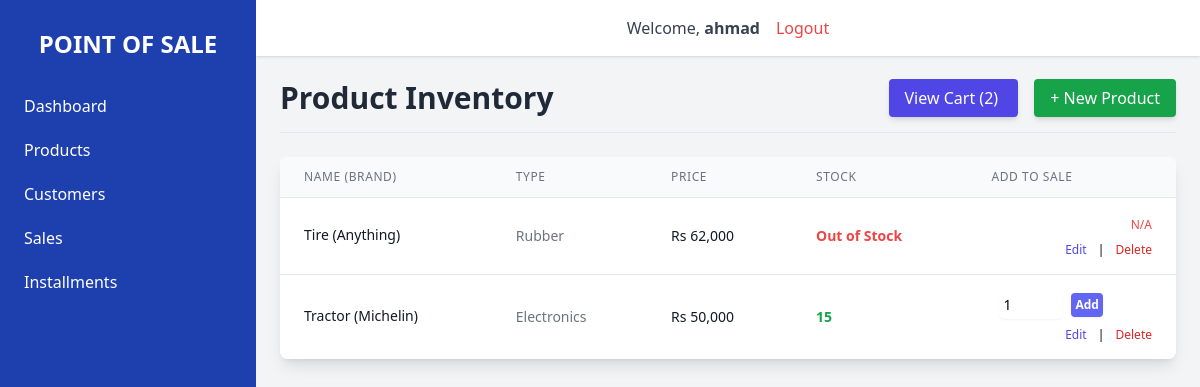
Screenshot of /products/ (signed in) with the database file from the repository.
### products/models.py (models this page shows, shortened)
class Cart(models.Model):
    user = models.ForeignKey(User, on_delete=models.CASCADE, related_name='carts')
    customer = models.ForeignKey(Customer, on_delete=models.SET_NULL, null=True, blank=True)
    created_at = models.DateTimeField(auto_now_add=True)
    updated_at = models.DateTimeField(auto_now=True)
    def get_total_items(self):
        return self.items.count()

class Product(models.Model):
    name = models.CharField(max_length=255)
    brand = models.CharField(max_length=100)
    size = models.CharField(max_length=50, blank=True, null=True, help_text="e.g., L, XL, 32/32")
    type = models.CharField(max_length=100, help_text="e.g., Shirt, Electronics, Grocery")
    description = models.TextField(blank=True)
    price = models.DecimalField(max_digits=10, decimal_places=2)
    stock_quantity = models.IntegerField(default=0)
    created_at = models.DateTimeField(auto_now_add=True)
    class Meta:
        ordering = ['name']

### products/views.py (the view)
# urls.py: path('', views.ProductListView.as_view(), name='product_list'),
class ProductListView(LoginRequiredMixin, ListView):
    model = Product
    template_name = 'products/product_list.html'
    context_object_name = 'products'
    paginate_by = 15

### products/templates/products/product_list.html (shortened to what this page needs)
{% extends 'base.html' %}
{% load humanize %}
{% block content %}
<div class="space-y-6">
    <div class="flex justify-between items-center border-b pb-4 mb-4">
        <h1 class="text-3xl font-bold text-gray-800">Product Inventory</h1>
        <div class="space-x-4">
            <a href="{% url 'products:cart_detail' %}" class="bg-indigo-600 hover:bg-indigo-700 text-white font-medium py-2 px-4 rounded transition duration-150 shadow-md">
                View Cart ({{ request.user.carts.first.get_total_items|default:0 }})
            </a>
            <a href="{% url 'products:product_create' %}" class="bg-green-600 hover:bg-green-700 text-white font-medium py-2 px-4 rounded transition duration-150 shadow-md">
                + New Product
            </a>
        </div>
    </div>
    <div class="bg-white shadow-lg rounded-lg overflow-x-auto">
        <table class="min-w-full divide-y divide-gray-200">
            <thead class="bg-gray-50">
                <tr>
                    <th class="px-6 py-3 text-left text-xs font-medium text-gray-500 uppercase tracking-wider">Name (Brand)</th>
                    <th class="px-6 py-3 text-left text-xs font-medium text-gray-500 uppercase tracking-wider hidden sm:table-cell">Type</th>
                    <th class="px-6 py-3 text-left text-xs font-medium text-gray-500 uppercase tracking-wider">Price</th>
                    <th class="px-6 py-3 text-left text-xs font-medium text-gray-500 uppercase tracking-wider">Stock</th>
                    <th class="relative px-6 py-3 text-left text-xs font-medium text-gray-500 uppercase tracking-wider">Add to Sale</th>
                </tr>
            </thead>
            <tbody class="bg-white divide-y divide-gray-200">
                {% for product in products %}
                <tr>
                    <td class="px-6 py-4 whitespace-nowrap text-sm font-medium text-gray-900">
                        {{ product.name }} ({{ product.brand }})
                    </td>
                    <td class="px-6 py-4 whitespace-nowrap text-sm text-gray-500 hidden sm:table-cell">{{ product.type }}</td>
                    <td class="px-6 py-4 whitespace-nowrap text-sm text-gray-900">Rs {{ product.price|floatformat:0|intcomma }}</td>
                    <td class="px-6 py-4 whitespace-nowrap text-sm font-semibold">
                        {% if product.stock_quantity < 10 and product.stock_quantity > 0 %}
                            <span class="text-orange-500">{{ product.stock_quantity }} (Low)</span>
                        {% elif product.stock_quantity == 0 %}
                            <span class="text-red-500">Out of Stock</span>
                        {% else %}
                            <span class="text-green-600">{{ product.stock_quantity }}</span>
                        {% endif %}
                    </td>
                    <td class="px-6 py-4 whitespace-nowrap text-right text-sm font-medium">
                        {% if product.stock_quantity > 0 %}
                        <form method="post" action="{% url 'products:add_to_cart' product.pk %}" class="flex items-center space-x-2">
                            <input type="number" name="quantity" value="1" min="1" max="{{ product.stock_quantity }}"
                                class="w-16 border-gray-300 rounded-md shadow-sm text-sm p-1 focus:ring-indigo-500 focus:border-indigo-500"
                                required>
                            <button type="submit" class="bg-indigo-500 hover:bg-indigo-600 text-white p-1 rounded shadow-sm text-xs font-semibold">
                                Add
                            </button>
                        </form>
                        {% else %}
                        <span class="text-red-500 text-xs">N/A</span>
                        {% endif %}
                        <div class="mt-2 text-xs">
                            <a href="{% url 'products:product_update' product.pk %}" class="text-indigo-600 hover:text-indigo-900 mr-2">Edit</a>
                            |
                            <a href="{% url 'products:product_delete' product.pk %}" class="text-red-600 hover:text-red-900 ml-2">Delete</a>
                        </div>
                    </td>
                </tr>
                {% empty %}
                <tr>
                    <td colspan="5" class="px-6 py-4 text-center text-gray-500">No products found.</td>
                </tr>
                {% endfor %}
            </tbody>
        </table>
    </div>
</div>
{% endblock content %}

### templates/base.html (shortened to what this page needs)
{% load static %}
<!DOCTYPE html>
<html lang="en">
<head>
    <script src="https://cdn.tailwindcss.com"></script>
</head>
<body class="bg-primary-light min-h-screen flex">
    <aside id="sidebar" class="bg-primary-blue text-white w-64 space-y-6 py-7 px-2 absolute inset-y-0 left-0 transform -translate-x-full md:relative md:translate-x-0 transition duration-200 ease-in-out">
        <a href="{% url 'dashboard:dashboard_view' %}" class="text-white text-2xl font-semibold uppercase flex items-center justify-center">
            Point of Sale
        </a>
        <nav>
            <a href="{% url 'dashboard:dashboard_view' %}" class="block py-2.5 px-4 rounded transition duration-200 hover:bg-white hover:text-primary-blue">
                Dashboard
            </a>
            <a href="{% url 'products:product_list' %}" class="block py-2.5 px-4 rounded transition duration-200 hover:bg-white hover:text-primary-blue">
                Products
            </a>
            <a href="{% url 'customers:customer_list' %}" class="block py-2.5 px-4 rounded transition duration-200 hover:bg-white hover:text-primary-blue">
                Customers
            </a>
            <a href="{% url 'sales:sale_list' %}" class="block py-2.5 px-4 rounded transition duration-200 hover:bg-white hover:text-primary-blue">
                Sales
            </a>
            <a href="{% url 'sales:installment_list' %}" class="block py-2.5 px-4 rounded transition duration-200 hover:bg-white hover:text-primary-blue">
                Installments
            </a>
        </nav>
    </aside>
    <div class="flex-1 flex flex-col overflow-hidden">
        <header class="flex justify-around items-center bg-white shadow p-4">
            <div class="flex justify-between items-center space-x-4">
                {% if user.is_authenticated %}
                <span class="text-gray-700">Welcome, <strong>{{ user.username }}</strong></span>
                <a href="{% url 'accounts:logout' %}" class="text-red-500 hover:text-red-700 font-medium">
                    Logout
                </a>
                {% endif %}
            </div>
        </header>
        <main class="flex-1 overflow-x-hidden overflow-y-auto p-6">
            {% block content %}
            {% endblock content %}
        </main>
    </div>
</body>
</html>

### rows the page displays
Product: name "Tire", brand "Anything", type "Rubber", price "62,000", stock_quantity "Out of Stock"
Product: name "Tractor", brand "Michelin", type "Electronics", price "50,000", stock_quantity "15"

### other values shown
{{ user.username }} "ahmad"
{{ request.user.carts.first.get_total_items|default:0 }} "2"
